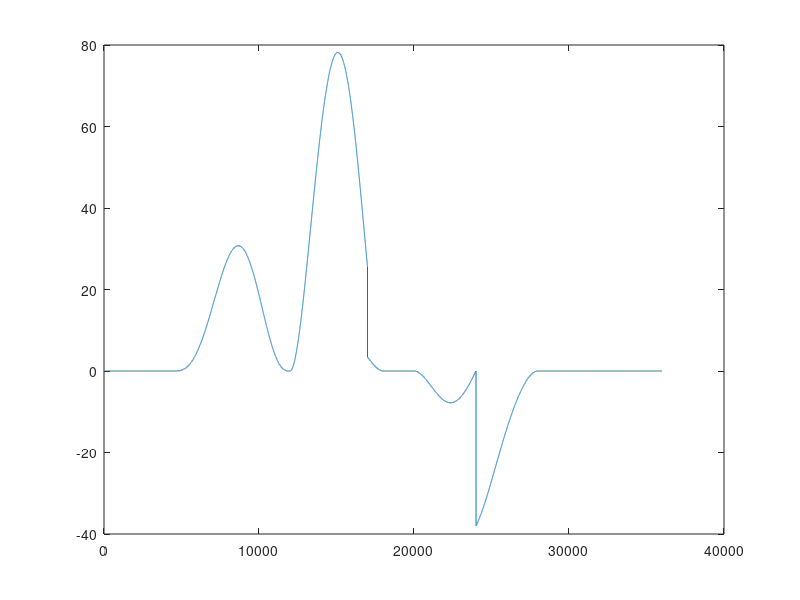
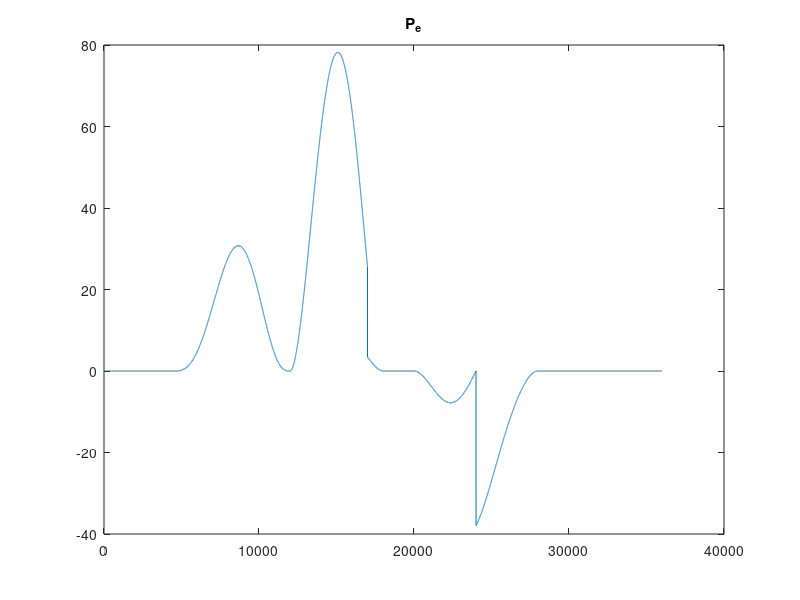
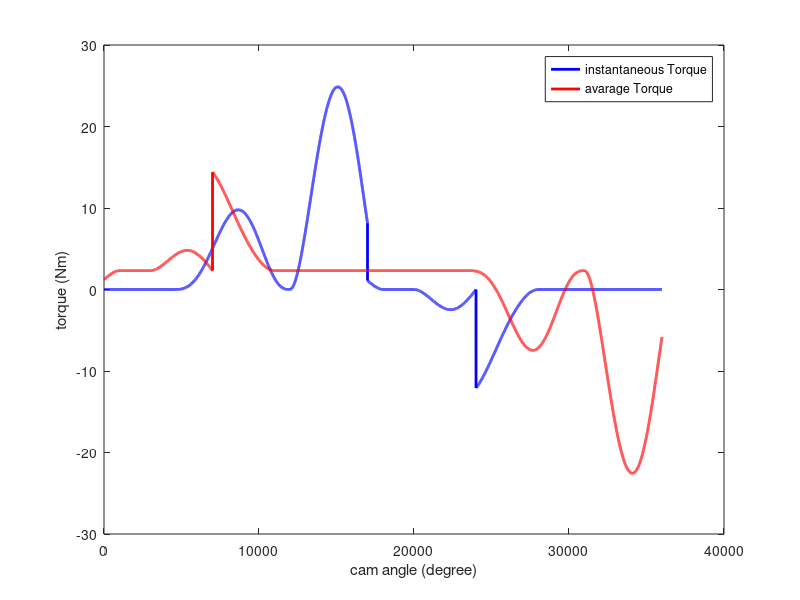
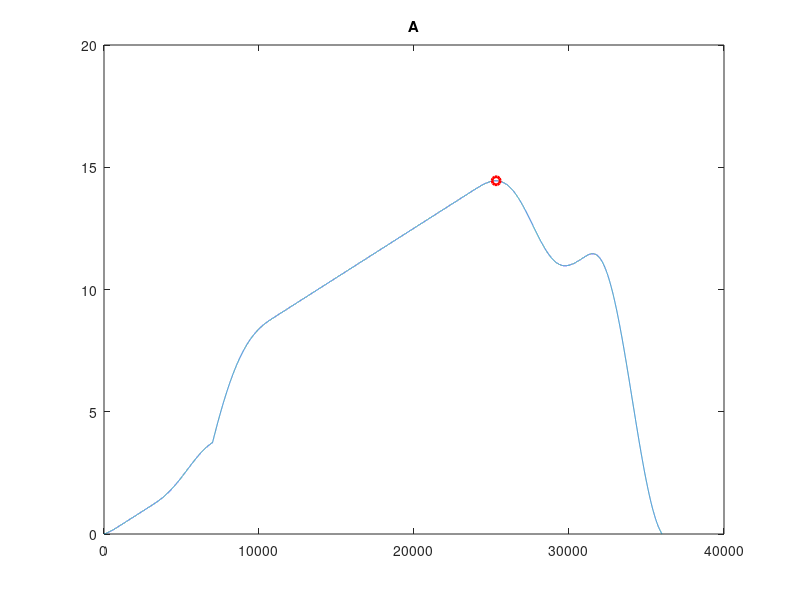

Write the MATLAB code that produced these figures, in order.
clear; close all; clc

out = load('Geometrie_e0.mat');

X = out.S*10^-3;
V = out.V;
A = out.A;
alpha = out.pressure_angle;
omega = out.w;
F_func = out.extload;
m = out.mass;
rho = out.roc_pitch;
N_tot = out.normalforce_tot;
e = out.exc*10^-3;
bcr = out.bcr*10^-3;
rof = out.rof*10^-3;

R0 = bcr + rof;
R = X + R0;
P_e0 = N_tot.*sin(alpha).*R.*omega;
figure()
plot(P_e0)


P_e02 = N_tot.*sin(alpha).*R.*omega;
%figure()
%plot(P_e0)
%figure()
%plot(P_e02)
test = load('Geometrie_e.mat');

Xe = test.S*10^-3;
V = out.V;
A = out.A;
alphae = test.pressure_angle;
omega = out.w;
F_func = out.extload;
m = out.mass;
rho = out.roc_pitch;
N_tote = test.normalforce_tot;
e = test.exc*10^-3;
bcre = test.bcr*10^-3;
rofe = test.rof*10^-3;

R0e = bcre + rofe;
R_no_exc = sqrt(test.xpitch.^2 + test.ypitch.^2);%*10^(-3);

P_e = N_tote.*(e*cos(alphae)+sin(alphae).*(sqrt(R0e^2-e^2)+Xe))*omega;
P_av2 = mean(P_e)
figure()
plot(P_e)
title("P_e")


M = P_e/omega;
M_av = P_av2 ./ test.w
M_delta = M_av - M;
A = cumtrapz(test.theta, [M_delta(17001:end),M_delta(1:17001-1)]);
A_max = max(A);
figure()
plot(M,'b', "linewidth",2)
hold on
%plot(M_av*ones(size(M)),'r', "linewidth",2)
plot([M_delta(17001:end),M_delta(1:17001-1)],'r', "linewidth",2)

legend('instantaneous Torque','avarage Torque')
xlabel("cam angle (degree)")
ylabel("torque (Nm)")
figure()
plot(A)
hold on
plot(360e2-170e2+63e2,A_max,'ro','linewidth',2)
title("A")